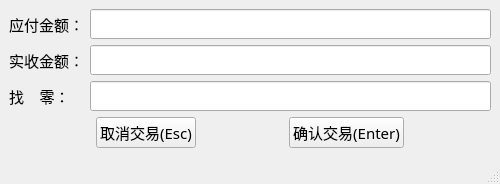
<?xml version="1.0" encoding="UTF-8"?>
<ui version="4.0">
 <class>SellTotalWindow</class>
 <widget class="QMainWindow" name="SellTotalWindow">
  <property name="geometry">
   <rect>
    <x>0</x>
    <y>0</y>
    <width>500</width>
    <height>168</height>
   </rect>
  </property>
  <property name="maximumSize">
   <size>
    <width>500</width>
    <height>168</height>
   </size>
  </property>
  <property name="font">
   <font>
    <family>宋体</family>
    <pointsize>11</pointsize>
    <weight>50</weight>
    <bold>false</bold>
   </font>
  </property>
  <property name="windowTitle">
   <string>MainWindow</string>
  </property>
  <widget class="QWidget" name="centralwidget">
   <layout class="QVBoxLayout" name="verticalLayout">
    <item>
     <layout class="QFormLayout" name="formLayout">
      <item row="0" column="1">
       <widget class="QLineEdit" name="lEdit_total_total">
        <property name="sizePolicy">
         <sizepolicy hsizetype="Ignored" vsizetype="Fixed">
          <horstretch>0</horstretch>
          <verstretch>0</verstretch>
         </sizepolicy>
        </property>
        <property name="readOnly">
         <bool>true</bool>
        </property>
       </widget>
      </item>
      <item row="0" column="0">
       <widget class="QLabel" name="label">
        <property name="text">
         <string>应付金额：</string>
        </property>
       </widget>
      </item>
      <item row="1" column="0">
       <widget class="QLabel" name="label_2">
        <property name="text">
         <string>实收金额：</string>
        </property>
       </widget>
      </item>
      <item row="1" column="1">
       <widget class="QLineEdit" name="lEdit_total_payment">
        <property name="readOnly">
         <bool>false</bool>
        </property>
       </widget>
      </item>
      <item row="2" column="0">
       <widget class="QLabel" name="label_3">
        <property name="text">
         <string>找    零：</string>
        </property>
       </widget>
      </item>
      <item row="2" column="1">
       <widget class="QLineEdit" name="lEdit_total_change">
        <property name="readOnly">
         <bool>false</bool>
        </property>
       </widget>
      </item>
     </layout>
    </item>
    <item>
     <layout class="QHBoxLayout" name="horizontalLayout">
      <item>
       <widget class="QPushButton" name="btn_cancel_submit">
        <property name="sizePolicy">
         <sizepolicy hsizetype="Fixed" vsizetype="Fixed">
          <horstretch>0</horstretch>
          <verstretch>0</verstretch>
         </sizepolicy>
        </property>
        <property name="text">
         <string>取消交易(Esc)</string>
        </property>
       </widget>
      </item>
      <item>
       <widget class="QPushButton" name="btn_total_submit">
        <property name="sizePolicy">
         <sizepolicy hsizetype="Fixed" vsizetype="Fixed">
          <horstretch>0</horstretch>
          <verstretch>0</verstretch>
         </sizepolicy>
        </property>
        <property name="text">
         <string>确认交易(Enter)</string>
        </property>
       </widget>
      </item>
     </layout>
    </item>
   </layout>
  </widget>
  <widget class="QStatusBar" name="statusbar"/>
 </widget>
 <resources/>
 <connections/>
</ui>
